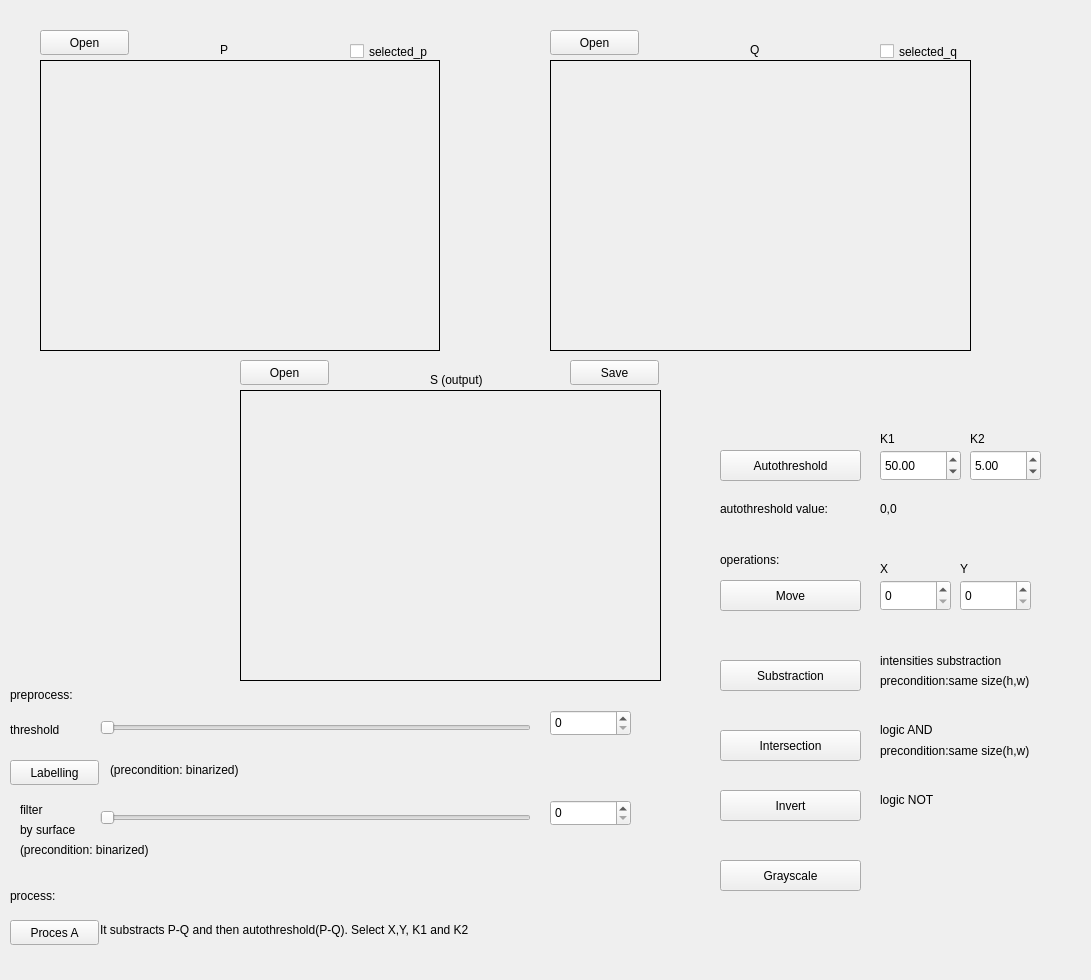
<?xml version="1.0" encoding="UTF-8"?>
<ui version="4.0">
 <class>Interface</class>
 <widget class="QMainWindow" name="Interface">
  <property name="geometry">
   <rect>
    <x>0</x>
    <y>0</y>
    <width>1091</width>
    <height>980</height>
   </rect>
  </property>
  <property name="windowTitle">
   <string>Basic Image Processing</string>
  </property>
  <widget class="QWidget" name="centralWidget">
   <widget class="QLabel" name="p_frame">
    <property name="geometry">
     <rect>
      <x>40</x>
      <y>60</y>
      <width>400</width>
      <height>291</height>
     </rect>
    </property>
    <property name="frameShape">
     <enum>QFrame::Box</enum>
    </property>
    <property name="text">
     <string/>
    </property>
    <property name="alignment">
     <set>Qt::AlignCenter</set>
    </property>
   </widget>
   <widget class="QLabel" name="q_frame">
    <property name="geometry">
     <rect>
      <x>550</x>
      <y>60</y>
      <width>421</width>
      <height>291</height>
     </rect>
    </property>
    <property name="frameShape">
     <enum>QFrame::Box</enum>
    </property>
    <property name="text">
     <string/>
    </property>
    <property name="alignment">
     <set>Qt::AlignCenter</set>
    </property>
   </widget>
   <widget class="QLabel" name="labelThreshold">
    <property name="geometry">
     <rect>
      <x>10</x>
      <y>720</y>
      <width>81</width>
      <height>20</height>
     </rect>
    </property>
    <property name="text">
     <string>threshold</string>
    </property>
   </widget>
   <widget class="QLabel" name="labelOrigImg">
    <property name="geometry">
     <rect>
      <x>220</x>
      <y>40</y>
      <width>21</width>
      <height>20</height>
     </rect>
    </property>
    <property name="text">
     <string>P</string>
    </property>
   </widget>
   <widget class="QLabel" name="labelProcImg">
    <property name="geometry">
     <rect>
      <x>750</x>
      <y>40</y>
      <width>31</width>
      <height>20</height>
     </rect>
    </property>
    <property name="text">
     <string>Q</string>
    </property>
   </widget>
   <widget class="QSlider" name="thresholdSlider">
    <property name="geometry">
     <rect>
      <x>100</x>
      <y>720</y>
      <width>431</width>
      <height>16</height>
     </rect>
    </property>
    <property name="maximum">
     <number>100</number>
    </property>
    <property name="orientation">
     <enum>Qt::Horizontal</enum>
    </property>
   </widget>
   <widget class="QSpinBox" name="thresholdBox">
    <property name="geometry">
     <rect>
      <x>550</x>
      <y>710</y>
      <width>81</width>
      <height>26</height>
     </rect>
    </property>
    <property name="maximum">
     <number>100</number>
    </property>
   </widget>
   <widget class="QPushButton" name="grayscale">
    <property name="geometry">
     <rect>
      <x>720</x>
      <y>860</y>
      <width>141</width>
      <height>31</height>
     </rect>
    </property>
    <property name="text">
     <string>Grayscale</string>
    </property>
   </widget>
   <widget class="QPushButton" name="labelling">
    <property name="geometry">
     <rect>
      <x>10</x>
      <y>760</y>
      <width>89</width>
      <height>25</height>
     </rect>
    </property>
    <property name="text">
     <string>Labelling</string>
    </property>
   </widget>
   <widget class="QPushButton" name="invert_btn">
    <property name="geometry">
     <rect>
      <x>720</x>
      <y>790</y>
      <width>141</width>
      <height>31</height>
     </rect>
    </property>
    <property name="text">
     <string>Invert</string>
    </property>
   </widget>
   <widget class="QPushButton" name="openp">
    <property name="geometry">
     <rect>
      <x>40</x>
      <y>30</y>
      <width>89</width>
      <height>25</height>
     </rect>
    </property>
    <property name="text">
     <string>Open</string>
    </property>
   </widget>
   <widget class="QPushButton" name="openq">
    <property name="geometry">
     <rect>
      <x>550</x>
      <y>30</y>
      <width>89</width>
      <height>25</height>
     </rect>
    </property>
    <property name="text">
     <string>Open</string>
    </property>
   </widget>
   <widget class="QLabel" name="r_frame">
    <property name="geometry">
     <rect>
      <x>240</x>
      <y>390</y>
      <width>421</width>
      <height>291</height>
     </rect>
    </property>
    <property name="frameShape">
     <enum>QFrame::Box</enum>
    </property>
    <property name="text">
     <string/>
    </property>
    <property name="alignment">
     <set>Qt::AlignCenter</set>
    </property>
   </widget>
   <widget class="QLabel" name="labelResImg">
    <property name="geometry">
     <rect>
      <x>430</x>
      <y>370</y>
      <width>71</width>
      <height>20</height>
     </rect>
    </property>
    <property name="text">
     <string>S (output)</string>
    </property>
   </widget>
   <widget class="QCheckBox" name="p_selected_box">
    <property name="geometry">
     <rect>
      <x>350</x>
      <y>40</y>
      <width>111</width>
      <height>23</height>
     </rect>
    </property>
    <property name="text">
     <string>selected_p</string>
    </property>
    <property name="checked">
     <bool>false</bool>
    </property>
   </widget>
   <widget class="QCheckBox" name="q_selected_box">
    <property name="geometry">
     <rect>
      <x>880</x>
      <y>40</y>
      <width>111</width>
      <height>23</height>
     </rect>
    </property>
    <property name="text">
     <string>selected_q</string>
    </property>
    <property name="checkable">
     <bool>true</bool>
    </property>
   </widget>
   <widget class="QPushButton" name="save_res">
    <property name="geometry">
     <rect>
      <x>570</x>
      <y>360</y>
      <width>89</width>
      <height>25</height>
     </rect>
    </property>
    <property name="text">
     <string>Save</string>
    </property>
   </widget>
   <widget class="QPushButton" name="substraction_btn">
    <property name="geometry">
     <rect>
      <x>720</x>
      <y>660</y>
      <width>141</width>
      <height>31</height>
     </rect>
    </property>
    <property name="text">
     <string>Substraction</string>
    </property>
   </widget>
   <widget class="QPushButton" name="autothreshold_btn">
    <property name="geometry">
     <rect>
      <x>720</x>
      <y>450</y>
      <width>141</width>
      <height>31</height>
     </rect>
    </property>
    <property name="text">
     <string>Autothreshold</string>
    </property>
   </widget>
   <widget class="QPushButton" name="openr">
    <property name="geometry">
     <rect>
      <x>240</x>
      <y>360</y>
      <width>89</width>
      <height>25</height>
     </rect>
    </property>
    <property name="text">
     <string>Open</string>
    </property>
   </widget>
   <widget class="QLabel" name="filter_label">
    <property name="geometry">
     <rect>
      <x>20</x>
      <y>800</y>
      <width>51</width>
      <height>20</height>
     </rect>
    </property>
    <property name="text">
     <string>filter</string>
    </property>
   </widget>
   <widget class="QSlider" name="filterSlider">
    <property name="geometry">
     <rect>
      <x>100</x>
      <y>810</y>
      <width>431</width>
      <height>16</height>
     </rect>
    </property>
    <property name="maximum">
     <number>100</number>
    </property>
    <property name="orientation">
     <enum>Qt::Horizontal</enum>
    </property>
   </widget>
   <widget class="QSpinBox" name="filterBox">
    <property name="geometry">
     <rect>
      <x>550</x>
      <y>800</y>
      <width>81</width>
      <height>26</height>
     </rect>
    </property>
    <property name="maximum">
     <number>100</number>
    </property>
   </widget>
   <widget class="QLabel" name="preprocess">
    <property name="geometry">
     <rect>
      <x>10</x>
      <y>679</y>
      <width>81</width>
      <height>31</height>
     </rect>
    </property>
    <property name="font">
     <font>
      <family>Ubuntu</family>
      <weight>50</weight>
      <bold>false</bold>
     </font>
    </property>
    <property name="text">
     <string>preprocess:</string>
    </property>
   </widget>
   <widget class="QLabel" name="notice1">
    <property name="geometry">
     <rect>
      <x>110</x>
      <y>760</y>
      <width>171</width>
      <height>20</height>
     </rect>
    </property>
    <property name="text">
     <string>(precondition: binarized)</string>
    </property>
   </widget>
   <widget class="QLabel" name="notice2">
    <property name="geometry">
     <rect>
      <x>20</x>
      <y>840</y>
      <width>171</width>
      <height>20</height>
     </rect>
    </property>
    <property name="text">
     <string>(precondition: binarized)</string>
    </property>
   </widget>
   <widget class="QLabel" name="section2">
    <property name="geometry">
     <rect>
      <x>720</x>
      <y>550</y>
      <width>81</width>
      <height>20</height>
     </rect>
    </property>
    <property name="text">
     <string>operations:</string>
    </property>
   </widget>
   <widget class="QPushButton" name="move_btn">
    <property name="geometry">
     <rect>
      <x>720</x>
      <y>580</y>
      <width>141</width>
      <height>31</height>
     </rect>
    </property>
    <property name="text">
     <string>Move</string>
    </property>
   </widget>
   <widget class="QDoubleSpinBox" name="box_K1">
    <property name="geometry">
     <rect>
      <x>880</x>
      <y>450</y>
      <width>81</width>
      <height>31</height>
     </rect>
    </property>
    <property name="maximum">
     <double>100.000000000000000</double>
    </property>
    <property name="value">
     <double>50.000000000000000</double>
    </property>
   </widget>
   <widget class="QDoubleSpinBox" name="box_K2">
    <property name="geometry">
     <rect>
      <x>970</x>
      <y>450</y>
      <width>71</width>
      <height>31</height>
     </rect>
    </property>
    <property name="maximum">
     <double>100.000000000000000</double>
    </property>
    <property name="value">
     <double>5.000000000000000</double>
    </property>
   </widget>
   <widget class="QLabel" name="labelK1">
    <property name="geometry">
     <rect>
      <x>880</x>
      <y>430</y>
      <width>21</width>
      <height>17</height>
     </rect>
    </property>
    <property name="text">
     <string>K1</string>
    </property>
   </widget>
   <widget class="QLabel" name="labelK2">
    <property name="geometry">
     <rect>
      <x>970</x>
      <y>430</y>
      <width>21</width>
      <height>17</height>
     </rect>
    </property>
    <property name="text">
     <string>K2</string>
    </property>
   </widget>
   <widget class="QSpinBox" name="box_x">
    <property name="geometry">
     <rect>
      <x>880</x>
      <y>580</y>
      <width>71</width>
      <height>31</height>
     </rect>
    </property>
    <property name="minimum">
     <number>0</number>
    </property>
    <property name="maximum">
     <number>50</number>
    </property>
    <property name="value">
     <number>0</number>
    </property>
   </widget>
   <widget class="QSpinBox" name="box_y">
    <property name="geometry">
     <rect>
      <x>960</x>
      <y>580</y>
      <width>71</width>
      <height>31</height>
     </rect>
    </property>
    <property name="minimum">
     <number>0</number>
    </property>
    <property name="maximum">
     <number>50</number>
    </property>
   </widget>
   <widget class="QLabel" name="label_x">
    <property name="geometry">
     <rect>
      <x>880</x>
      <y>560</y>
      <width>21</width>
      <height>17</height>
     </rect>
    </property>
    <property name="text">
     <string>X</string>
    </property>
   </widget>
   <widget class="QLabel" name="label_y">
    <property name="geometry">
     <rect>
      <x>960</x>
      <y>560</y>
      <width>21</width>
      <height>17</height>
     </rect>
    </property>
    <property name="text">
     <string>Y</string>
    </property>
   </widget>
   <widget class="QPushButton" name="intersection_btn">
    <property name="geometry">
     <rect>
      <x>720</x>
      <y>730</y>
      <width>141</width>
      <height>31</height>
     </rect>
    </property>
    <property name="text">
     <string>Intersection</string>
    </property>
   </widget>
   <widget class="QLabel" name="autothreshold_value_labe">
    <property name="geometry">
     <rect>
      <x>720</x>
      <y>500</y>
      <width>151</width>
      <height>17</height>
     </rect>
    </property>
    <property name="text">
     <string>autothreshold value:</string>
    </property>
   </widget>
   <widget class="QLabel" name="autothreshold_label">
    <property name="geometry">
     <rect>
      <x>880</x>
      <y>500</y>
      <width>141</width>
      <height>17</height>
     </rect>
    </property>
    <property name="text">
     <string>0,0</string>
    </property>
   </widget>
   <widget class="QLabel" name="preprocess_2">
    <property name="geometry">
     <rect>
      <x>10</x>
      <y>880</y>
      <width>81</width>
      <height>31</height>
     </rect>
    </property>
    <property name="font">
     <font>
      <family>Ubuntu</family>
      <weight>50</weight>
      <bold>false</bold>
     </font>
    </property>
    <property name="text">
     <string>process:</string>
    </property>
   </widget>
   <widget class="QPushButton" name="proces_a_btn">
    <property name="geometry">
     <rect>
      <x>10</x>
      <y>920</y>
      <width>89</width>
      <height>25</height>
     </rect>
    </property>
    <property name="text">
     <string>Proces A</string>
    </property>
   </widget>
   <widget class="QLabel" name="and_label">
    <property name="geometry">
     <rect>
      <x>880</x>
      <y>720</y>
      <width>81</width>
      <height>20</height>
     </rect>
    </property>
    <property name="text">
     <string>logic AND</string>
    </property>
   </widget>
   <widget class="QLabel" name="not_label">
    <property name="geometry">
     <rect>
      <x>880</x>
      <y>790</y>
      <width>81</width>
      <height>20</height>
     </rect>
    </property>
    <property name="text">
     <string>logic NOT</string>
    </property>
   </widget>
   <widget class="QLabel" name="filter_v2_label">
    <property name="geometry">
     <rect>
      <x>20</x>
      <y>820</y>
      <width>81</width>
      <height>20</height>
     </rect>
    </property>
    <property name="text">
     <string>by surface</string>
    </property>
   </widget>
   <widget class="QLabel" name="intensities_label">
    <property name="geometry">
     <rect>
      <x>880</x>
      <y>640</y>
      <width>161</width>
      <height>41</height>
     </rect>
    </property>
    <property name="text">
     <string>intensities substraction</string>
    </property>
   </widget>
   <widget class="QLabel" name="same_size_label_1">
    <property name="geometry">
     <rect>
      <x>880</x>
      <y>660</y>
      <width>191</width>
      <height>41</height>
     </rect>
    </property>
    <property name="text">
     <string>precondition:same size(h,w)</string>
    </property>
   </widget>
   <widget class="QLabel" name="same_size_label_2">
    <property name="geometry">
     <rect>
      <x>880</x>
      <y>730</y>
      <width>191</width>
      <height>41</height>
     </rect>
    </property>
    <property name="text">
     <string>precondition:same size(h,w)</string>
    </property>
   </widget>
   <widget class="QLabel" name="notice_proces_a">
    <property name="geometry">
     <rect>
      <x>100</x>
      <y>920</y>
      <width>481</width>
      <height>20</height>
     </rect>
    </property>
    <property name="text">
     <string>It substracts P-Q and then autothreshold(P-Q). Select X,Y, K1 and K2</string>
    </property>
   </widget>
  </widget>
  <action name="actionOpen">
   <property name="text">
    <string>Open..</string>
   </property>
  </action>
  <action name="actionSave_as">
   <property name="text">
    <string>Save as..</string>
   </property>
  </action>
 </widget>
 <layoutdefault spacing="6" margin="11"/>
 <resources/>
 <connections>
  <connection>
   <sender>thresholdSlider</sender>
   <signal>valueChanged(int)</signal>
   <receiver>thresholdBox</receiver>
   <slot>setValue(int)</slot>
   <hints>
    <hint type="sourcelabel">
     <x>378</x>
     <y>407</y>
    </hint>
    <hint type="destinationlabel">
     <x>631</x>
     <y>407</y>
    </hint>
   </hints>
  </connection>
  <connection>
   <sender>thresholdBox</sender>
   <signal>valueChanged(int)</signal>
   <receiver>thresholdSlider</receiver>
   <slot>setValue(int)</slot>
   <hints>
    <hint type="sourcelabel">
     <x>631</x>
     <y>407</y>
    </hint>
    <hint type="destinationlabel">
     <x>300</x>
     <y>407</y>
    </hint>
   </hints>
  </connection>
  <connection>
   <sender>p_selected_box</sender>
   <signal>clicked(bool)</signal>
   <receiver>q_selected_box</receiver>
   <slot>setDisabled(bool)</slot>
   <hints>
    <hint type="sourcelabel">
     <x>104</x>
     <y>73</y>
    </hint>
    <hint type="destinationlabel">
     <x>481</x>
     <y>78</y>
    </hint>
   </hints>
  </connection>
  <connection>
   <sender>q_selected_box</sender>
   <signal>clicked(bool)</signal>
   <receiver>p_selected_box</receiver>
   <slot>setDisabled(bool)</slot>
   <hints>
    <hint type="sourcelabel">
     <x>507</x>
     <y>68</y>
    </hint>
    <hint type="destinationlabel">
     <x>98</x>
     <y>67</y>
    </hint>
   </hints>
  </connection>
  <connection>
   <sender>filterSlider</sender>
   <signal>valueChanged(int)</signal>
   <receiver>filterBox</receiver>
   <slot>setValue(int)</slot>
   <hints>
    <hint type="sourcelabel">
     <x>450</x>
     <y>525</y>
    </hint>
    <hint type="destinationlabel">
     <x>578</x>
     <y>530</y>
    </hint>
   </hints>
  </connection>
  <connection>
   <sender>filterBox</sender>
   <signal>valueChanged(int)</signal>
   <receiver>filterSlider</receiver>
   <slot>setValue(int)</slot>
   <hints>
    <hint type="sourcelabel">
     <x>595</x>
     <y>512</y>
    </hint>
    <hint type="destinationlabel">
     <x>404</x>
     <y>527</y>
    </hint>
   </hints>
  </connection>
 </connections>
</ui>
